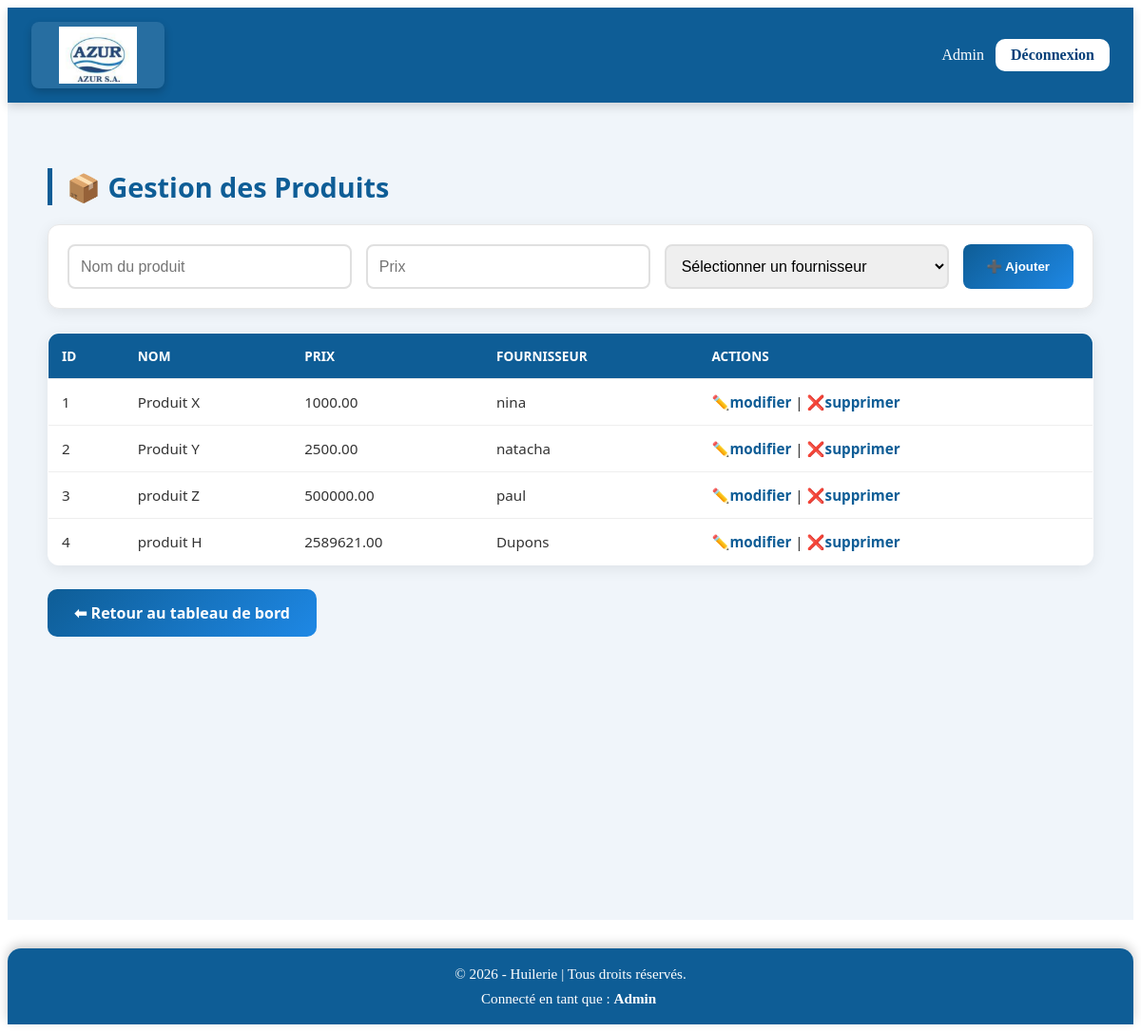
The app's page /public/produit.php (signed in) with its own data.
### tables this page shows
CREATE TABLE IF NOT EXISTS `produit` (
  `id_produit` int NOT NULL AUTO_INCREMENT,
  `nom` varchar(100) NOT NULL,
  `prix` decimal(10,2) NOT NULL,
  `id_fournisseur` int DEFAULT NULL,
  PRIMARY KEY (`id_produit`),
  KEY `id_fournisseur` (`id_fournisseur`)
);

CREATE TABLE IF NOT EXISTS `fournisseur` (
  `id_fournisseur` int NOT NULL AUTO_INCREMENT,
  `nom` varchar(100) NOT NULL,
  `contact` varchar(100) DEFAULT NULL,
  `telephone` varchar(20) DEFAULT NULL,
  `adresse` varchar(255) DEFAULT NULL,
  `email` varchar(100) DEFAULT NULL,
  PRIMARY KEY (`id_fournisseur`)
);

### src/controllers/produitController.php (called while the page is built, shortened)
<?php
require_once __DIR__ . "/../models/Produit.php";
$produitModel = new Produit();
function listerProduits() {
    global $produitModel;
    return $produitModel->lister();
}
$redirect = "dashboard.php";
$produits = listerProduits();
$produitEdit = isset($_GET['modifier']) ? trouverProduitParId($_GET['modifier']) : null;
include __DIR__ . "/../views/produits.php";

### public/produit.php (called while the page is built)
<?php
require_once __DIR__ . "/../src/controllers/produitController.php";
?>

### src/models/Produit.php (called while the page is built, shortened)
<?php
require_once __DIR__ . "/../../config/db.php";
class Produit {
    private $pdo;
    public function __construct() {
        global $pdo;
        $this->pdo = $pdo;
    }
    public function lister() {
        $sql = "SELECT p.*, f.nom AS fournisseur_nom
                FROM Produit p
                LEFT JOIN Fournisseur f ON p.id_fournisseur = f.id_fournisseur";
        return $this->pdo->query($sql)->fetchAll();
    }
}

### src/views/produits.php (the view, shortened to what this page needs)
<?php include __DIR__ . "/../../templates/header.php"; ?>
<main class="main-content">
<div class="container">
    <h1>📦 Gestion des Produits</h1>
    <form method="post">
        <input type="text" name="nom" placeholder="Nom du produit" value="<?= $produitEdit['nom'] ?? '' ?>" required>
        <input type="number" step="0.01" name="prix" placeholder="Prix" value="<?= $produitEdit['prix'] ?? '' ?>" required>
        <select name="id_fournisseur" required>
            <option value="">Sélectionner un fournisseur</option>
        </select>
        <?php if ($produitEdit): ?>
            <button type="submit" name="modifier">✏️ Modifier</button>
            <a href="produit.php">❌ Annuler</a>
        <?php else: ?>
            <button type="submit" name="ajouter">➕ Ajouter</button>
        <?php endif; ?>
    </form>
    <table>
        <thead>
            <tr>
                <th>ID</th>
                <th>Nom</th>
                <th>Prix</th>
                <th>Fournisseur</th>
                <th>Actions</th>
            </tr>
        </thead>
        <tbody>
        <?php foreach($produits as $p): ?>
            <tr>
                <td><?= $p['id_produit'] ?></td>
                <td><?= htmlspecialchars($p['nom']) ?></td>
                <td><?= htmlspecialchars($p['prix']) ?></td>
                <td><?= htmlspecialchars($p['fournisseur_nom'] ?? '') ?></td>
                <td>
                    <a href="?modifier=<?= $p['id_produit'] ?>">✏️modifier</a> |
                    <a href="?supprimer=<?= $p['id_produit'] ?>" onclick="return confirm('Supprimer ce produit ?')">❌supprimer</a>
                </td>
            </tr>
        <?php endforeach; ?>
        </tbody>
    </table>
    <a href="<?= $redirect ?>" class="btn-dashboard">⬅ Retour au tableau de bord</a>
</div>
</main>
<?php include __DIR__ . "/../../templates/footer.php"; ?>

### src/views/produits.php (style rules this page uses)
.main-content { padding: 30px 20px; font-family: "Segoe UI", Arial, sans-serif; background: #f0f5fa; min-height: 100vh; }
.container { max-width: 1100px; margin: 0 auto; padding: 20px; }
h1 { font-size: 1.8rem; color: #0e5d96; margin-bottom: 20px; border-left: 5px solid #0e5d96; padding-left: 15px; }
form { display: flex; flex-wrap: wrap; gap: 15px; margin-bottom: 25px; background: #fff; padding: 20px; border-radius: 12px; box-shadow: 0 4px 15px rgba(0,0,0,0.08); border: 1px solid #e8e8e8; }
form input, form select { padding: 12px; border: 2px solid #e0e0e0; border-radius: 8px; flex: 1; min-width: 150px; font-size: 1rem; transition: all 0.3s; }
form button { padding: 12px 25px; background: linear-gradient(135deg, #0e5d96, #1e88e5); border: none; color: #fff; border-radius: 8px; cursor: pointer; transition: all 0.3s; font-weight: 600; }
table { width: 100%; border-collapse: collapse; background: #fff; border-radius: 12px; overflow: hidden; box-shadow: 0 4px 15px rgba(0,0,0,0.08); margin-bottom: 25px; border: 1px solid #e8e8e8; }
table th, table td { padding: 14px; text-align: left; border-bottom: 1px solid #eee; }
table th { background: #0e5d96; color: #fff; text-transform: uppercase; font-size: 0.85rem; font-weight: 600; }
table td { color: #333; font-size: 0.95rem; }
a { color: #0e5d96; text-decoration: none; font-weight: 600; }
.btn-dashboard { padding: 14px 28px; font-size: 1rem; border-radius: 10px; background: linear-gradient(135deg, #0e5d96, #1e88e5); color: #fff; text-decoration: none; font-weight: 600; transition: all 0.3s ease; display: inline-block; }

### records on screen
produit: id_produit "1", nom "Produit X", prix "1000.00", id_fournisseur.nom "nina"
produit: id_produit "2", nom "Produit Y", prix "2500.00", id_fournisseur.nom "natacha"
produit: id_produit "3", nom "produit Z", prix "500000.00", id_fournisseur.nom "paul"
produit: id_produit "4", nom "produit H", prix "2589621.00", id_fournisseur.nom "Dupons"

### other values on screen
$_SESSION['user']['nom'] "Admin"
